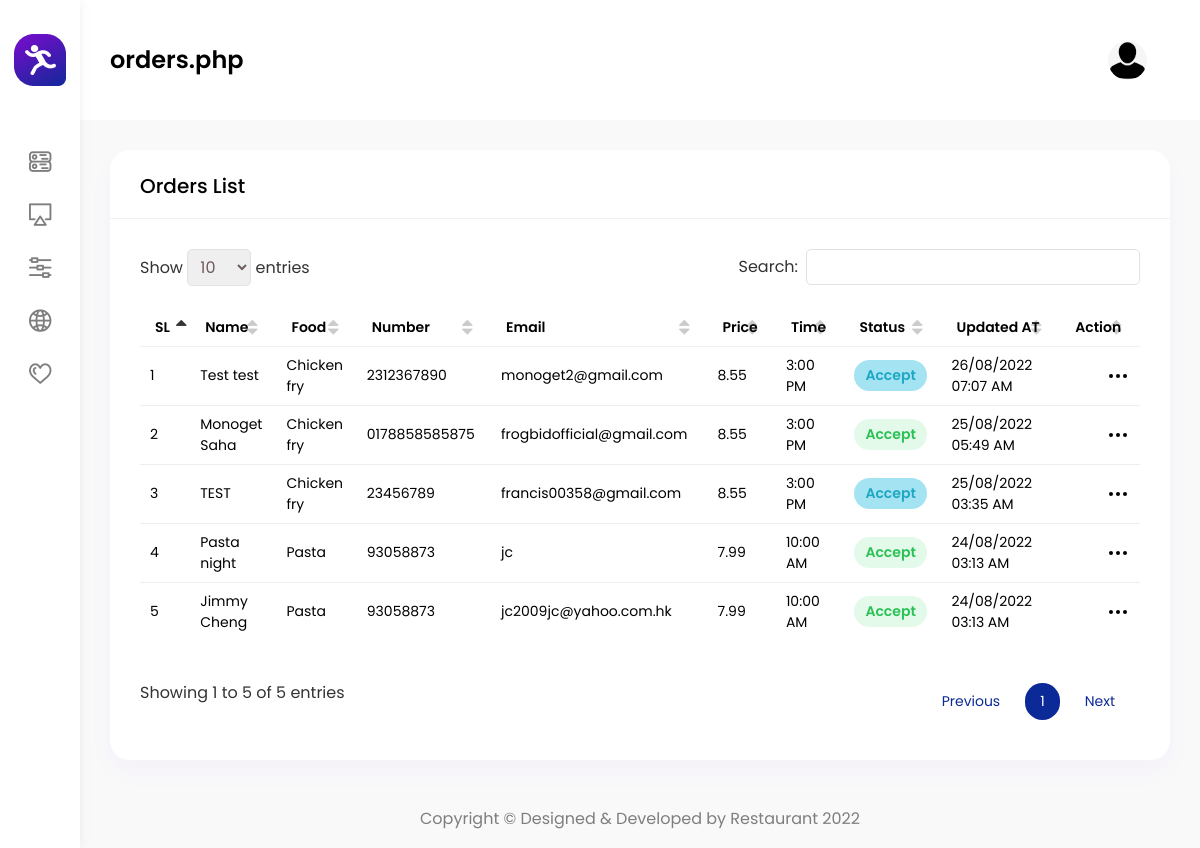
The page /admin/orders.php on the database its author committed.
### tables this page shows
CREATE TABLE `order_detail` (
  `id` int(11) NOT NULL,
  `name` varchar(100) NOT NULL,
  `restaurant` varchar(100) NOT NULL,
  `food` varchar(100) NOT NULL,
  `code` varchar(8) NOT NULL,
  `date` varchar(20) NOT NULL,
  `time` varchar(20) NOT NULL,
  `seat_number` varchar(20) NOT NULL,
  `number` varchar(20) NOT NULL,
  `email` varchar(100) NOT NULL,
  `price` double(10,2) NOT NULL,
  `occasion` varchar(150) NOT NULL,
  `alergies` varchar(150) NOT NULL,
  `status` int(11) NOT NULL DEFAULT 0,
  `inserted_at` datetime NOT NULL,
  `updated_at` timestamp NOT NULL DEFAULT current_timestamp() ON UPDATE current_timestamp()
);

### admin/includes/dbController.php (called while the page is built, shortened)
<?php
class DBController {
    private $host = "localhost";
    private $user = "root";
    private $password = "";
    private $database = "restaurents";
    private $conn;
    function __construct() {
        $this->conn = $this->connectDB();
    }
    function connectDB() {
        $conn = mysqli_connect($this->host,$this->user,$this->password,$this->database);
        return $conn;
    }
    function runQuery($query) {
        $result = mysqli_query($this->conn,$query);
        while($row=mysqli_fetch_assoc($result)) {
            $resultset[] = $row;
        }
        if(!empty($resultset))
            return $resultset;
    }
    function numRows($query) {
        $result  = mysqli_query($this->conn,$query);
        $rowcount = mysqli_num_rows($result);
        return $rowcount;
    }
}

### admin/includes/session.php (called while the page is built, shortened)
<?php
require_once("includes/dbController.php");
$db_handle = new DBController();
require_once("includes/send_report.php");

### admin/includes/send_report.php (called while the page is built, shortened)
<?php
$daily_report = $db_handle->runQuery("SELECT * FROM `daily_report` order by id desc");
$monthly_report = $db_handle->runQuery("SELECT * FROM `monthly_report` order by id desc");

### admin/orders.php (the view, shortened to what this page needs)
<?php require_once ('includes/session.php')?>
<!DOCTYPE html>
<html lang="en">
<head>
    <?php require_once ('includes/css.php')?>
</head>
<body>
<div id="main-wrapper">
    <?php require_once ('includes/logoDetails.php')?>
    <?php require_once ('includes/header.php')?>
    <?php require_once ('includes/sidebar.php')?>
    <div class="content-body">
        <div class="container-fluid">
            <div class="row">
                <div class="col-xl-12 col-xxl-12">
                    <div class="row">
                        <div class="col-12">
                            <div class="card">
                                <div class="card-header">
                                    <h4 class="card-title">Orders List</h4>
                                </div>
                                <div class="card-body">
                                    <div class="table-responsive">
                                        <table id="example" class="display min-w850">
                                            <thead>
                                            <tr>
                                                <th>SL</th>
                                                <th>Name</th>
                                                <th>Food</th>
                                                <th>Number</th>
                                                <th>Email</th>
                                                <th>Price</th>
                                                <th>Time</th>
                                                <th>Status</th>
                                                <th>Updated AT</th>
                                                <th>Action</th>
                                            </tr>
                                            </thead>
                                            <tbody>
                                            <?php
                                            $order_data = $db_handle->runQuery("SELECT * FROM order_detail order by id desc");
                                            $row_count = $db_handle->numRows("SELECT * FROM order_detail order by id desc");
                                            for ($i = 0; $i < $row_count; $i++) {
                                                ?>
                                                <tr>
                                                    <td><?php echo $i+1; ?></td>
                                                    <td><?php echo $order_data[$i]["name"]; ?></td>
                                                    <td><?php echo $order_data[$i]["food"]; ?></td>
                                                    <td><?php echo $order_data[$i]["number"]; ?></td>
                                                    <td><?php echo $order_data[$i]["email"]; ?></td>
                                                    <td><?php echo $order_data[$i]["price"]; ?></td>
                                                    <td><?php echo $order_data[$i]["time"]; ?></td>
                                                    <td>
                                                        <?php
                                                        if ($order_data[$i]["status"] == 0) {
                                                            ?>
                                                            <span class="badge light badge-info">Accept</span>
                                                            <?php
                                                        } else if ($order_data[$i]["status"] == 1) {
                                                            ?>
                                                            <span class="badge light badge-success">Accept</span>
                                                            <?php
                                                        } else if ($order_data[$i]["status"] == 2) {
                                                            ?>
                                                            <span class="badge light badge-success">Not Accept</span>
                                                            <?php
                                                        }
                                                        ?>
                                                    </td>
                                                    <td>
                                                        <?php
                                                        $datetime = new DateTime($order_data[$i]["updated_at"]);
                                                        $la_time = new DateTimeZone('America/New_York');
                                                        $datetime->setTimezone($la_time);
                                                        echo $datetime->format('d/m/Y h:i A'); ?>
                                                    </td>
                                                    <td>
                                                        <div class="dropdown ml-auto text-right">
                                                            <div class="btn-link" data-toggle="dropdown">
                                                            </div>
                                                        </div>
                                                    </td>
                                                </tr>
                                                <?php
                                            }
                                            ?>
                                            </tbody>
                                        </table>
                                    </div>
                                </div>
                            </div>
                        </div>
                    </div>
                </div>
            </div>
        </div>
    </div>
    <?php require_once ('includes/footer.php')?>
</div>
</body>
</html>

### rows shown on the page
order_detail: name "Test test", food "Chicken fry", number "2312367890", email "monoget2@gmail.com", price "8.55", time "3:00 PM", status "Accept", updated_at "26/08/2022 07:07 AM"
order_detail: name "Monoget Saha", food "Chicken fry", number "0178858585875", email "frogbidofficial@gmail.com", price "8.55", time "3:00 PM", status "Accept", updated_at "25/08/2022 05:49 AM"
order_detail: name "TEST", food "Chicken fry", number "23456789", email "francis00358@gmail.com", price "8.55", time "3:00 PM", status "Accept", updated_at "25/08/2022 03:35 AM"
order_detail: name "Pasta night", food "Pasta", number "93058873", email "jc", price "7.99", time "10:00 AM", status "Accept", updated_at "24/08/2022 03:13 AM"
order_detail: name "Jimmy Cheng", food "Pasta", number "93058873", email "jc2009jc@yahoo.com.hk", price "7.99", time "10:00 AM", status "Accept", updated_at "24/08/2022 03:13 AM"

### other values the page prints
strtok($string, '?') "orders.php"
